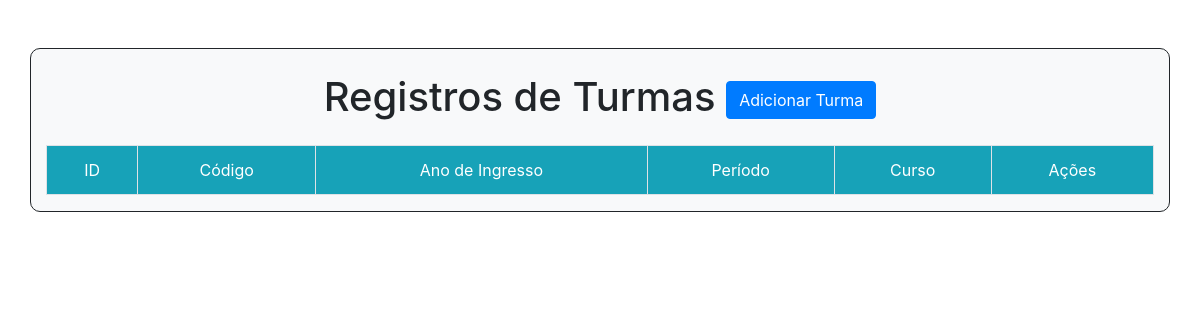
//listar/turma/, run on an earlier commit of the app's database.
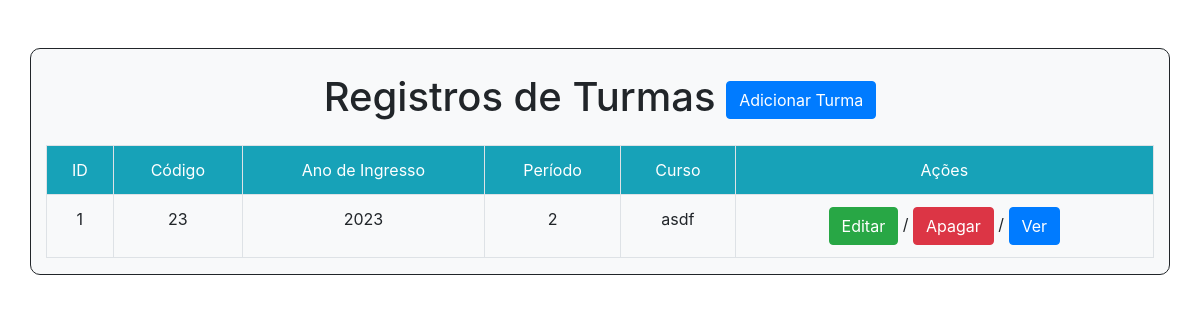
And on a later commit of the database.
### academico/models.py (models this page shows, shortened)
class Turma(models.Model):
    codigo = models.CharField(max_length=15)
    anoIngresso = models.IntegerField(max_length=4)
    periodo = models.IntegerField(max_length=1)
    curso = models.ForeignKey(Curso, on_delete=models.PROTECT)

class Curso(models.Model):
    codigo = models.IntegerField(max_length=2, primary_key=True)
    nome = models.CharField(max_length=100)
    foto = models.ImageField(upload_to='fotos/cursos')
    duracao = models.DecimalField(max_digits=3, decimal_places=2)
    data_inicio = models.DateField(blank=True, )
    cargaHoraria = models.IntegerField()
    departamento = models.ForeignKey(Departamento, on_delete=models.PROTECT, null= True, blank=True)
    def __str__(self):
        return self.nome

### academico/views.py (the view)
# urls.py: path("/listar/turma/",views.listarTurma, name="turma_listar"),
def listarTurma(request):
   turma = Turma.objects.all()
   dicionario = { 'registros': turma }
   return render(request, 'academico/listagem_turma.html',context=dicionario)

### templates/academico/listagem_turma.html (shortened to what this page needs)
<!DOCTYPE html>
<html lang="pt-br">
<head>
    <link rel="stylesheet" href="https://cdn.jsdelivr.net/npm/bootstrap@4.6.1/dist/css/bootstrap.min.css">
</head>
<body>
<div class="container mt-5 bg-light" style="border:1px solid ; background-color:#1111; border-radius: 10px;">
    <h1 class="m-4 text-center">Registros de Turmas <a href="/adicionar/turma/" class="btn btn-primary">Adicionar Turma</a></h1>
    <table class="table table-bordered">
        <tr class="bg-info text-white text-center">
            <td> ID </td>
            <td> Código </td>
            <td> Ano de Ingresso </td>
            <td> Período </td>
            <td> Curso </td>
            <td> Ações </td>
        </tr>
        {% for reg in registros %}
        <tr class="text-center">
            <td>{{ reg.id }}</td>
            <td>{{ reg.codigo }}</td>
            <td>{{ reg.anoIngresso }}</td>
            <td>{{ reg.periodo }}</td>
            <td>{{ reg.curso }}</td>
            <td>
                <a href="/editar/turma/{{reg.id}}" class="btn btn-success">Editar</a> /
                <a href="/deletar/turma/{{reg.id}}" class="btn btn-danger">Apagar</a> /
                <a href="/visualizar/turma/{{reg.id}}" class="btn btn-primary">Ver</a>
            </td>
        </tr>
        {% endfor %}
    </table>
</div>
</body>
</html>

What changed in the data, as far as the page shows it:
added Turma: id "1", codigo "23", anoIngresso "2023", periodo "2", curso "asdf"
